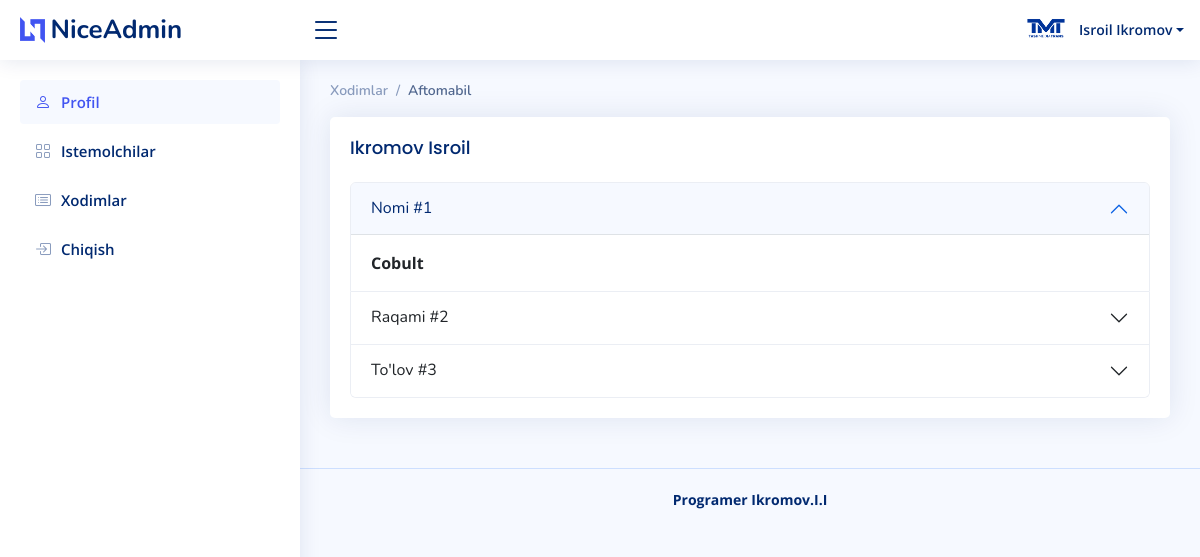
The page /main/car/7 (signed in) on the database its author committed.
### users/models.py (models this page shows, shortened)
class User(AbstractUser):
    nomi = models.CharField(max_length=100, null=True, blank=True)
    tel = models.CharField(max_length=20, null=True, blank=True)
    tg = models.CharField(max_length=50, null=True, blank=True)
    img = models.ImageField(upload_to='avatars/', null=True, blank=True)
    class Meta:
        db_table = 'user'

### main/models.py (models this page shows, shortened)
class Istemolchi(models.Model):
    aftomabil = models.ForeignKey(Aftomabil, on_delete=models.SET_NULL, null=True, blank=True)
    full_name = models.CharField(max_length=100)
    pazivnoy = models.CharField(max_length=20)
    tel = models.CharField(max_length=20,null=True)
    status = models.BooleanField(default=False)
    author = models.ForeignKey(User, on_delete=models.CASCADE, null=True)
    class Meta:
        db_table = 'istemolchi'

class Aftomabil(models.Model):
    nomi = models.CharField(max_length=100,null=True, blank=True)
    raqami = models.CharField(max_length=20,null=True, blank=True)
    summa = models.PositiveIntegerField(null=True, blank=True)
    class Meta:
        db_table = 'aftomabil'

### main/views.py (the view)
# urls.py: path('car/<int:pk>', car, name='car'),
@login_required
def car(request,pk):
    istemolchi_id = get_object_or_404(Istemolchi, id=pk)
    context = {
        'istemolchi_id': istemolchi_id,
        'user': request.user,
    }
    return render(request, 'main/car.html',context)

### templates/main/car.html (shortened to what this page needs)
{% extends 'base.html' %}
{% block content %}
<main id="main" class="main">
    <div class="pagetitle">
      <nav>
        <ol class="breadcrumb">
          <li class="breadcrumb-item"><a href="{% url 'xodimlar' %}">Xodimlar</a></li>
          <li class="breadcrumb-item active">Aftomabil</li>
        </ol>
      </nav>
    </div>
    <section class="section">
      <div class="row">
        <div class="col-lg-12">
          <div class="card">
            <div class="card-body">
              <h5 class="card-title">{{istemolchi_id.full_name}}</h5>
              <div class="accordion" id="accordionExample">
                <div class="accordion-item">
                  <h2 class="accordion-header" id="headingOne">
                    <button class="accordion-button" type="button" data-bs-toggle="collapse" data-bs-target="#collapseOne" aria-expanded="true" aria-controls="collapseOne">
                      Nomi #1
                    </button>
                  </h2>
                  <div id="collapseOne" class="accordion-collapse collapse show" aria-labelledby="headingOne" data-bs-parent="#accordionExample">
                    <div class="accordion-body">
                        <strong>{{istemolchi_id.aftomabil.nomi}}</strong>
                    </div>
                  </div>
                </div>
                <div class="accordion-item">
                  <h2 class="accordion-header" id="headingTwo">
                    <button class="accordion-button collapsed" type="button" data-bs-toggle="collapse" data-bs-target="#collapseTwo" aria-expanded="false" aria-controls="collapseTwo">
                      Raqami #2
                    </button>
                  </h2>
                </div>
                <div class="accordion-item">
                  <h2 class="accordion-header" id="headingThree">
                    <button class="accordion-button collapsed" type="button" data-bs-toggle="collapse" data-bs-target="#collapseThree" aria-expanded="false" aria-controls="collapseThree">
                      To'lov #3
                    </button>
                  </h2>
                </div>
              </div>
            </div>
          </div>
        </div>
      </div>
    </section>
  </main>
{% endblock content %}

### templates/base.html (shortened to what this page needs)
<!DOCTYPE html>
{% load static %}
<html lang="en">
<head>
  <link href="{% static 'vendor/bootstrap/css/bootstrap.min.css' %}" rel="stylesheet">
  <link href="{% static 'vendor/bootstrap-icons/bootstrap-icons.css' %}" rel="stylesheet">
  <link href="{% static 'vendor/boxicons/css/boxicons.min.css' %}" rel="stylesheet">
  <link href="{% static 'vendor/quill/quill.snow.css' %}" rel="stylesheet">
  <link href="{% static 'vendor/quill/quill.bubble.css' %}" rel="stylesheet">
  <link href="{% static 'vendor/remixicon/remixicon.css' %}" rel="stylesheet">
  <link href="{% static 'vendor/simple-datatables/style.css' %}" rel="stylesheet">
  <link href="{% static 'css/style.css' %}" rel="stylesheet">
</head>
<body>
  <header id="header" class="header fixed-top d-flex align-items-center">
    <div class="d-flex align-items-center justify-content-between">
      <a href="#" class="logo d-flex align-items-center">
        <img src="assets/img/logo.png" alt="">
        <span class="d-none d-lg-block">NiceAdmin</span>
      </a>
      <i class="bi bi-list toggle-sidebar-btn"></i>
    </div>
    <nav class="header-nav ms-auto">
      <ul class="d-flex align-items-center">
        <li class="nav-item dropdown pe-3">
          <a class="nav-link nav-profile d-flex align-items-center pe-0" href="#" data-bs-toggle="dropdown">
            {% if user.img %}
               <img src="{{ user.img.url }}" alt="Profile" class="rounded-circle">
            {% else %}
               <img src="{% static 'img/profile-img.jpg' %}" alt="Default Profile" class="rounded-circle">
            {% endif %}
            <span class="d-none d-md-block dropdown-toggle ps-2">{{ user.get_full_name }}</span>
          </a>
        </li>
      </ul>
    </nav>
  </header>
  <aside id="sidebar" class="sidebar">
    <ul class="sidebar-nav" id="sidebar-nav">
      <li class="nav-item">
        <a class="nav-link" href="{% url 'profil' %}">
          <i class="bi bi-person"></i>
          <span>Profil</span>
        </a>
      </li>
      <li class="nav-item">
        <a class="nav-link collapsed" href="{% url 'index' %}">
          <i class="bi bi-grid"></i>
          <span>Istemolchilar</span>
        </a>
      </li>
      <li class="nav-item">
        <a class="nav-link collapsed" href="{% url 'xodimlar' %}">
          <i class="bi bi-card-list"></i>
          <span>Xodimlar</span>
        </a>
      </li>
      <li class="nav-item">
        <a class="nav-link collapsed" href="{% url 'logout' %}">
          <i class="bi bi-box-arrow-in-right"></i>
          <span>Chiqish</span>
        </a>
      </li>
    </ul>
  </aside>
  {% block content %}
  {% endblock content %}
  <footer id="footer" class="footer">
    <div class="copyright">
      <strong><span>Programer Ikromov.I.I</span></strong>
    </div>
  </footer>
</body>
</html>

### static/css/style.css (style rules this page uses)
:root { scroll-behavior: smooth; }
body { font-family: "Open Sans", sans-serif; background: #f6f9ff; color: #444444; }
a { color: #4154f1; text-decoration: none; }
h1, h2, h3, h4, h5, h6 { font-family: "Nunito", sans-serif; }
#main { margin-top: 60px; padding: 20px 30px; transition: all 0.3s; }
.pagetitle { margin-bottom: 10px; }
.card { margin-bottom: 30px; border: none; border-radius: 5px; box-shadow: 0px 0 30px rgba(1, 41, 112, 0.1); }
.card-title { padding: 20px 0 15px 0; font-size: 18px; font-weight: 500; color: #012970; font-family: "Poppins", sans-serif; }
.card-body { padding: 0 20px 20px 20px; }
.accordion-item { border: 1px solid #ebeef4; }
.accordion-button:not(.collapsed) { color: #012970; background-color: #f6f9ff; }
.breadcrumb { font-size: 14px; font-family: "Nunito", sans-serif; color: #899bbd; font-weight: 600; }
.breadcrumb a { color: #899bbd; transition: 0.3s; }
.breadcrumb .breadcrumb-item::before { color: #899bbd; }
.breadcrumb .active { color: #51678f; font-weight: 600; }
.logo { line-height: 1; }
@media (min-width: 1200px) { .logo { width: 280px; } }
.logo img { max-height: 26px; margin-right: 6px; }
.logo span { font-size: 26px; font-weight: 700; color: #012970; font-family: "Nunito", sans-serif; }
.header { transition: all 0.5s; z-index: 997; height: 60px; box-shadow: 0px 2px 20px rgba(1, 41, 112, 0.1); background-color: #fff; padding-left: 20px; }
.header .toggle-sidebar-btn { font-size: 32px; padding-left: 10px; cursor: pointer; color: #012970; }
.header-nav ul { list-style: none; }
.header-nav>ul { margin: 0; padding: 0; }
.header-nav .nav-profile { color: #012970; }
.header-nav .nav-profile img { max-height: 36px; }
.header-nav .nav-profile span { font-size: 14px; font-weight: 600; }
.sidebar { position: fixed; top: 60px; left: 0; bottom: 0; width: 300px; z-index: 996; transition: all 0.3s; padding: 20px; overflow-y: auto; scrollbar-width: thin; scrollbar-color: #aab7cf transparent; box-shadow: 0px 0px 20px rgba(1, 41, 112, 0.1); background-color: #fff; }
@media (min-width: 1200px) { #main, #footer { margin-left: 300px; } }
.sidebar-nav { padding: 0; margin: 0; list-style: none; }
.sidebar-nav li { padding: 0; margin: 0; list-style: none; }
.sidebar-nav .nav-item { margin-bottom: 5px; }
.sidebar-nav .nav-link { display: flex; align-items: center; font-size: 15px; font-weight: 600; color: #4154f1; transition: 0.3; background: #f6f9ff; padding: 10px 15px; border-radius: 4px; }
.sidebar-nav .nav-link i { font-size: 16px; margin-right: 10px; color: #4154f1; }
.sidebar-nav .nav-link.collapsed { color: #012970; background: #fff; }
.sidebar-nav .nav-link.collapsed i { color: #899bbd; }
.footer { padding: 20px 0; font-size: 14px; transition: all 0.3s; border-top: 1px solid #cddfff; }
.footer .copyright { text-align: center; color: #012970; }

### rows shown on the page
User: img (picture), get_full_name "Isroil Ikromov"
Istemolchi: full_name "Ikromov Isroil", aftomabil.nomi "Cobult"
